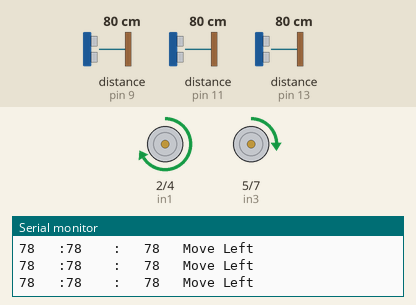
Recording of a sketch running on a simulated Arduino Uno, built with avr-gcc and run on an emulated ATmega328P. Parts: motor-driver pin pairs drawn as motors (green arrow = first pin HIGH = forward, orange = second pin HIGH = backward, longer = more drive, scaled by the enable pin), the last lines printed to the serial monitor. Wiring (inferred from the names in the program): 3 × ultrasonic range finder: trigger pin 8, echo pin 9 / trigger pin 10, echo pin 11 / trigger pin 12, echo pin 13. The inputs (shaded band) are chosen by the test bench; at power-on: distance to the obstacle (sensors on pin 13, pin 11, pin 9) 80 cm. The echo pulse lasts 58.3 µs per cm.

Above: at 1.2 s.
1.3 s: distance to the obstacle (sensor on pin 13) set to 11 cm
At 2.6 s:
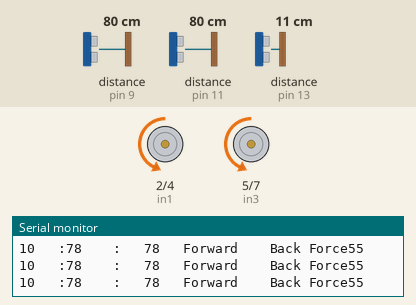
3.3 s: distance to the obstacle (sensor on pin 13) set to 8 cm
At 4.3 s:
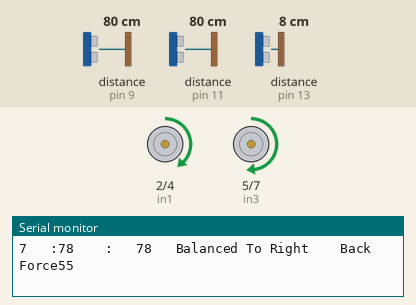
6.3 s: distance to the obstacle (sensor on pin 11) set to 72 cm
At 6.7 s:
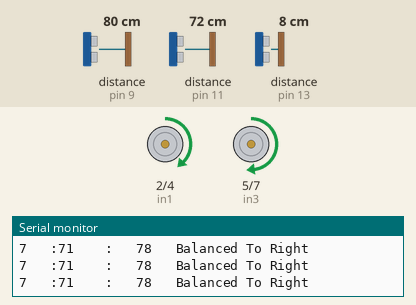
8.3 s: distance to the obstacle (sensor on pin 11) set to 64 cm
At 9.4 s:
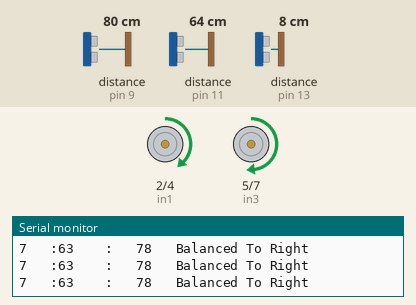
11.3 s: distance to the obstacle (sensor on pin 11) set to 9 cm
At 12.3 s:
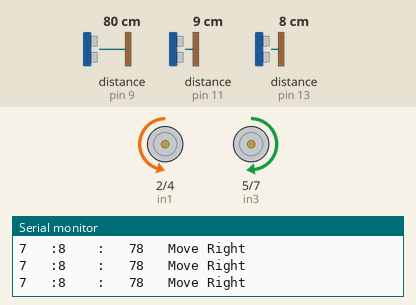
12.8 s: distance to the obstacle (sensor on pin 9) set to 2 cm
At 13.19 s:
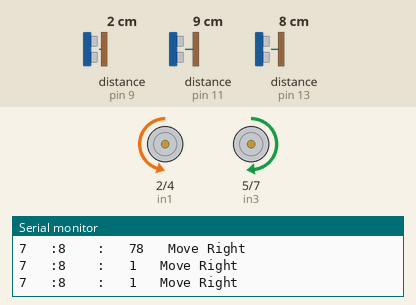
Timing chart, 0 to 16.8 s (numbered marks = the images above; inputs shaded):
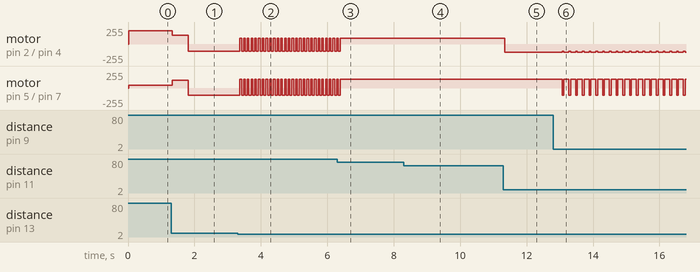

Measured:
- the behaviour switches between 10 and 9 cm on distance to the obstacle (sensor on pin 13) (found by bisection; images 1 and 2)
- the behaviour switches between 77 and 76 cm on distance to the obstacle (sensor on pin 11) (found by bisection; images 2 and 3)
- after the input at 1.3 s, motor on pin 2 (in1) / pin 4 (in2): forward 200/255 → forward 130/255 at once, → backward 110/255 0.48 s later; motor on pin 5 (in3) / pin 7 (in4): forward 40/255 → forward 115/255 at once, → backward 110/255 0.48 s later
- after the input at 3.3 s, motor on pin 2 (in1) / pin 4 (in2): alternates backward 110/255 for 0.06 s and forward 90/255 for 0.05 s, starting after 0.07 s; motor on pin 5 (in3) / pin 7 (in4): alternates forward 130/255 for 0.05 s and backward 110/255 for 0.06 s, starting after 0.07 s
- after the input at 6.3 s, motor on pin 2 (in1) / pin 4 (in2): goes on until 6.4 s, then stays forward 90/255; motor on pin 5 (in3) / pin 7 (in4): goes on until 6.4 s, then stays forward 130/255
- after the input at 8.3 s, motor on pin 2 (in1) / pin 4 (in2): stops changing and stays forward 90/255; motor on pin 5 (in3) / pin 7 (in4): stops changing and stays forward 130/255
- after the input at 11.3 s, motor on pin 5 (in3) / pin 7 (in4): stops changing and stays forward 130/255
- after the input at 12.8 s, motor on pin 2 (in1) / pin 4 (in2): alternates backward 120/255 for 0.15 s and backward 110/255 for 0.05 s, starting after 0.27 s; motor on pin 5 (in3) / pin 7 (in4): alternates forward 130/255 for 0.15 s and backward 110/255 for 0.05 s, starting after 0.27 s

The sketch:

Arduino_Uno_R3_Maze_Solver_Robot_30x30_cm.ino
```cpp
// ==========================================
// MOTOR A (Right Motor)
// ==========================================
#define en1 3
#define in1 2
#define in2 4

// ==========================================
// MOTOR B (Left Motor)
// ==========================================
#define en2 6
#define in3 5
#define in4 7

#define deltaERROR 3

// ==========================================
// ULTRASONIC SENSORS PINS
// ==========================================
int front_trig = 10;
int front_echo = 11;

int left_trig = 12;
int left_echo = 13;

int right_trig = 8;
int right_echo = 9;

long tg = 0, x, y, z;

// Variables for distance and time calculations
long front_time, front_dis, right_time, right_dis, left_time, left_dis;
long front_distmp;
int count = 0, cnt = 0;

void setup() {
  // Initialize ultrasonic sensor pins
  pinMode(front_trig, OUTPUT);
  pinMode(front_echo, INPUT);

  pinMode(left_trig, OUTPUT);
  pinMode(left_echo, INPUT);

  pinMode(right_trig, OUTPUT);
  pinMode(right_echo, INPUT);

  // Initialize motor driver pins
  pinMode(in1, OUTPUT);
  pinMode(in2, OUTPUT);
  pinMode(in3, OUTPUT);
  pinMode(in4, OUTPUT);
  pinMode(en1, OUTPUT);
  pinMode(en2, OUTPUT);

  // Start serial communication for debugging
  Serial.begin(9600);
}

void loop() {
  // ----------------------------------------
  // 1. READ FRONT SENSOR
  // ----------------------------------------
  digitalWrite(front_trig, LOW);
  delayMicroseconds(5);
  digitalWrite(front_trig, HIGH);
  delayMicroseconds(10);
  digitalWrite(front_trig, LOW);
  front_time = pulseIn(front_echo, HIGH);
  front_dis = front_time * 0.034 / 2; // Convert time to distance in cm

  // ----------------------------------------
  // 2. READ LEFT SENSOR
  // ----------------------------------------
  digitalWrite(left_trig, LOW);
  delayMicroseconds(5);
  digitalWrite(left_trig, HIGH);
  delayMicroseconds(10);
  digitalWrite(left_trig, LOW);
  left_time = pulseIn(left_echo, HIGH);
  left_dis = left_time * 0.034 / 2;

  // ----------------------------------------
  // 3. READ RIGHT SENSOR
  // ----------------------------------------
  digitalWrite(right_trig, LOW);
  delayMicroseconds(5);
  digitalWrite(right_trig, HIGH);
  delayMicroseconds(10);
  digitalWrite(right_trig, LOW);
  right_time = pulseIn(right_echo, HIGH);
  right_dis = right_time * 0.034 / 2;

  // Print sensor data for debugging
  Serial.print(left_dis);
  Serial.print("   :");
  Serial.print(front_dis);
  Serial.print("    :   ");
  Serial.print(right_dis);

  // ==========================================
  // BRAIN OF THE ROBOT (NAVIGATION LOGIC)
  // ==========================================

  if (front_dis >= 15) {
    // If there is enough space in front (> 15cm)

    if (left_dis > 2 && left_dis <= 8) {
      // Too close to the left wall -> Balance to the right
      balancedright();
      delay(50);
      Serial.print("   Balanced To Right");
    } else if (left_dis > 8 && left_dis <= 15) {
      // Perfect distance from the left wall -> Move straight forward
      forward();
      Serial.print("   Forward");
    }

  } else if (front_dis >= 5 && left_dis > 4 && left_dis <= 30) {
    // Obstacle in front, but space on the right (deduced by moving right)
    right();
    delay(150);
    Serial.print("   Move Right");
  }

  if (left_dis >= 35) {
    // Large gap on the left wall -> Take a left turn
    left();
    Serial.print("   Move Left");
  }

  // ==========================================
  // ANTI-STUCK MECHANISM (Fix front force error)
  // ==========================================

  // Check if the front distance hasn't changed significantly (stuck against wall)
  if (abs(front_dis - front_distmp) <= 2) {
    if (count >= 55) {
      // If stuck for 55 consecutive loops, move backward to escape
      back();
      delay(50);
      Serial.print("    Back Force");
      Serial.print(count);
    } else {
      // Increment stuck counter
      count++;
      front_distmp = front_dis;
    }
  } else {
    // Not stuck, reset counter
    count = 0;
    front_distmp = front_dis;
  }

  // Emergency backup if hitting side walls
  if (left_dis <= 3 || right_dis <= 3) {
    back();
    delay(50);
  }

  Serial.println(); // Next line for serial monitor
}

// ==========================================
// MOTOR CONTROL FUNCTIONS
// ==========================================

// Adjust trajectory slightly to the right
void balancedright() {
  analogWrite(en1, 90);  // Right motor slower
  analogWrite(en2, 130); // Left motor faster
  digitalWrite(in1, HIGH);
  digitalWrite(in2, LOW);
  digitalWrite(in3, HIGH);
  digitalWrite(in4, LOW);
}

// Move straight forward
void forward() {
  analogWrite(en1, 130);
  analogWrite(en2, 115); // Adjust for motor speed mismatch if necessary
  digitalWrite(in1, HIGH);
  digitalWrite(in2, LOW);
  digitalWrite(in3, HIGH);
  digitalWrite(in4, LOW);
}

// Move forward at high speed
void maxspeed() {
  analogWrite(en1, 162);
  analogWrite(en2, 180);
  digitalWrite(in1, HIGH);
  digitalWrite(in2, LOW);
  digitalWrite(in3, HIGH);
  digitalWrite(in4, LOW);
}

// Turn right in place (or sharp right)
void right() {
  analogWrite(en1, 120);
  analogWrite(en2, 130);
  digitalWrite(in1, LOW);
  digitalWrite(in2, HIGH);
  digitalWrite(in3, HIGH);
  digitalWrite(in4, LOW);
}

// Stop all motors
void stop() {
  analogWrite(en1, 0);
  analogWrite(en2, 0);
  digitalWrite(in1, LOW);
  digitalWrite(in2, LOW);
  digitalWrite(in3, LOW);
  digitalWrite(in4, LOW);
}

// Turn left in place (or sharp left)
void left() {
  analogWrite(en1, 200);
  analogWrite(en2, 40);
  digitalWrite(in1, HIGH);
  digitalWrite(in2, LOW);
  digitalWrite(in3, HIGH);
  digitalWrite(in4, LOW);
}

// Full reverse action
void reverse() {
  analogWrite(en1, 150);
  analogWrite(en2, 150);
  digitalWrite(in1, HIGH);
  digitalWrite(in2, LOW);
  digitalWrite(in3, LOW);
  digitalWrite(in4, HIGH);
}

// Move backward slowly (escape mechanism)
void back() {
  analogWrite(en1, 110);
  analogWrite(en2, 110);
  digitalWrite(in1, LOW);
  digitalWrite(in2, HIGH);
  digitalWrite(in3, LOW);
  digitalWrite(in4, HIGH);
}
```
